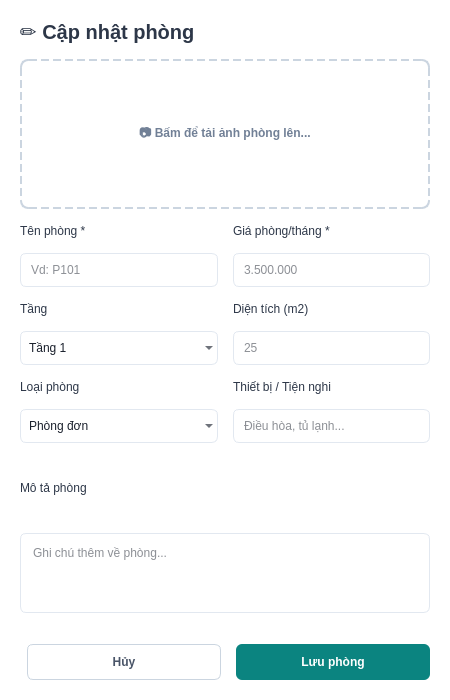
<?xml version='1.0' encoding='utf-8'?>
<ui version="4.0">
 <class>DialogFormPhong</class>
 <widget class="QDialog" name="DialogFormPhong">
  <property name="geometry"><rect><x>0</x><y>0</y><width>450</width><height>700</height></rect></property>
  <property name="windowTitle"><string>✏️ Cập nhật phòng</string></property>
  <property name="styleSheet"><string>
QDialog { background-color: white; }
QLabel { color: #2d3748; }
QLineEdit, QComboBox, QTextEdit { background-color: #f7fafc; border: 1px solid #e2e8f0; border-radius: 6px; padding: 8px; color: #1a202c; }
QLineEdit:focus, QComboBox:focus, QTextEdit:focus { border: 1px solid #3182ce; }
QPushButton#btnImage { background-color: #f7fafc; border: 2px dashed #cbd5e0; border-radius: 8px; color: #718096; font-weight: bold; }
QPushButton#btnImage:hover { background-color: #edf2f7; border: 2px dashed #a0aec0; }
QPushButton#btnCancel { background-color: white; border: 1px solid #cbd5e0; border-radius: 6px; color: #4a5568; font-weight: bold; }
QPushButton#btnSave { background-color: #0b8480; border: none; border-radius: 6px; color: white; font-weight: bold; }
</string></property>
  <layout class="QVBoxLayout" name="mainLayout">
   <property name="spacing"><number>15</number></property>
   <property name="leftMargin"><number>20</number></property>
   <property name="topMargin"><number>20</number></property>
   <property name="rightMargin"><number>20</number></property>
   <property name="bottomMargin"><number>20</number></property>
   
   <item>
    <widget class="QLabel" name="lblDialogTitle">
     <property name="text"><string>✏️ Cập nhật phòng</string></property>
     <property name="styleSheet"><string>font-size: 20px; font-weight: bold; color: #2d3748;</string></property>
    </widget>
   </item>

   <item>
    <widget class="QScrollArea" name="scrollArea">
     <property name="widgetResizable"><bool>true</bool></property>
     <property name="styleSheet"><string>QScrollArea { border: none; background-color: transparent; }</string></property>
     <widget class="QWidget" name="scrollContents">
      <property name="styleSheet"><string>background-color: transparent;</string></property>
      <layout class="QVBoxLayout">
       <property name="spacing"><number>15</number></property>
       <property name="leftMargin"><number>0</number></property>
       <property name="topMargin"><number>0</number></property>
       <property name="rightMargin"><number>0</number></property>
       
       <item>
        <widget class="QPushButton" name="btnImage">
         <property name="minimumSize"><size><width>0</width><height>150</height></size></property>
         <property name="text"><string>📷 Bấm để tải ảnh phòng lên...</string></property>
         <property name="cursor"><cursorShape>PointingHandCursor</cursorShape></property>
        </widget>
       </item>
       
       <item>
        <layout class="QGridLayout" name="formGrid">
         <property name="spacing"><number>15</number></property>
         
         <item row="0" column="0">
          <layout class="QVBoxLayout">
           <item><widget class="QLabel"><property name="text"><string>Tên phòng *</string></property></widget></item>
           <item><widget class="QLineEdit" name="inpName"><property name="placeholderText"><string>Vd: P101</string></property></widget></item>
          </layout>
         </item>
         <item row="0" column="1">
          <layout class="QVBoxLayout">
           <item><widget class="QLabel"><property name="text"><string>Giá phòng/tháng *</string></property></widget></item>
           <item><widget class="QLineEdit" name="inpPrice"><property name="placeholderText"><string>3.500.000</string></property></widget></item>
          </layout>
         </item>
         
         <item row="1" column="0">
          <layout class="QVBoxLayout">
           <item><widget class="QLabel"><property name="text"><string>Tầng</string></property></widget></item>
           <item><widget class="QComboBox" name="cbFloor">
            <item><property name="text"><string>Tầng 1</string></property></item>
            <item><property name="text"><string>Tầng 2</string></property></item>
            <item><property name="text"><string>Tầng 3</string></property></item>
           </widget></item>
          </layout>
         </item>
         <item row="1" column="1">
          <layout class="QVBoxLayout">
           <item><widget class="QLabel"><property name="text"><string>Diện tích (m2)</string></property></widget></item>
           <item><widget class="QLineEdit" name="inpArea"><property name="placeholderText"><string>25</string></property></widget></item>
          </layout>
         </item>
         
         <item row="2" column="0">
          <layout class="QVBoxLayout">
           <item><widget class="QLabel"><property name="text"><string>Loại phòng</string></property></widget></item>
           <item><widget class="QComboBox" name="cbType">
            <item><property name="text"><string>Phòng đơn</string></property></item>
            <item><property name="text"><string>Phòng đôi</string></property></item>
            <item><property name="text"><string>Phòng studio</string></property></item>
           </widget></item>
          </layout>
         </item>
         <item row="2" column="1">
          <layout class="QVBoxLayout">
           <item><widget class="QLabel"><property name="text"><string>Thiết bị / Tiện nghi</string></property></widget></item>
           <item><widget class="QLineEdit" name="inpAmenities"><property name="placeholderText"><string>Điều hòa, tủ lạnh...</string></property></widget></item>
          </layout>
         </item>
         
         <item row="3" column="0" colspan="2">
          <layout class="QVBoxLayout">
           <item><widget class="QLabel"><property name="text"><string>Mô tả phòng</string></property></widget></item>
           <item><widget class="QTextEdit" name="inpDesc"><property name="placeholderText"><string>Ghi chú thêm về phòng...</string></property><property name="maximumSize"><size><width>16777215</width><height>80</height></size></property></widget></item>
          </layout>
         </item>
         
        </layout>
       </item>
       <item><spacer><property name="orientation"><enum>Qt::Vertical</enum></property></spacer></item>
      </layout>
     </widget>
    </widget>
   </item>
   
   <item>
    <layout class="QHBoxLayout">
     <item><spacer><property name="orientation"><enum>Qt::Horizontal</enum></property></spacer></item>
     <item><widget class="QPushButton" name="btnCancel"><property name="text"><string>Hủy</string></property><property name="minimumSize"><size><width>100</width><height>36</height></size></property></widget></item>
     <item><widget class="QPushButton" name="btnSave"><property name="text"><string>Lưu phòng</string></property><property name="minimumSize"><size><width>120</width><height>36</height></size></property></widget></item>
    </layout>
   </item>
   
  </layout>
 </widget>
 <resources/>
 <connections/>
</ui>
